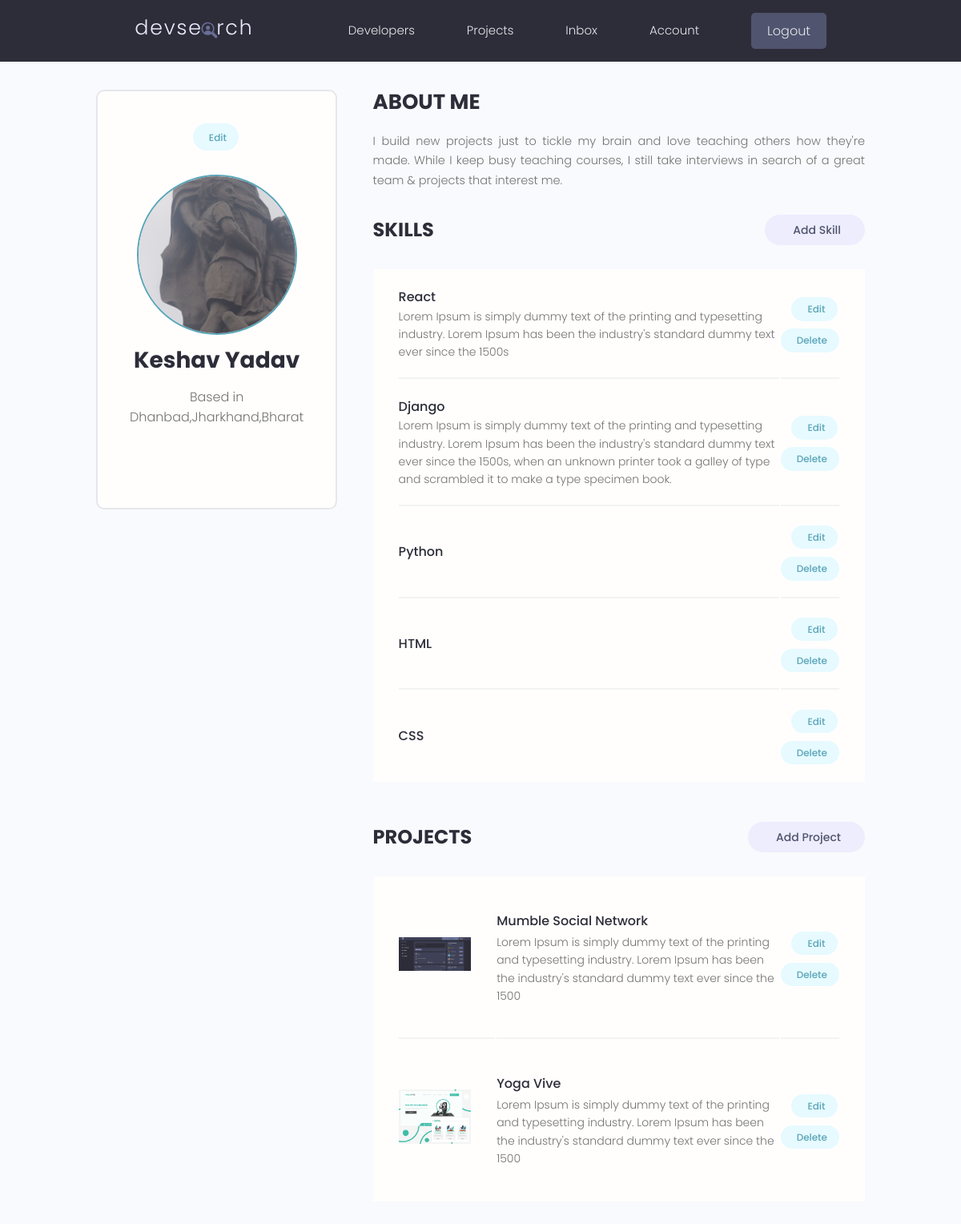
The app's page /account/ (signed in) with its own data.
### users/models.py (models this page shows, shortened)
class Profile(models.Model):
    user = models.OneToOneField(
        User, on_delete=models.CASCADE, null=True, blank=True)
    name = models.CharField(max_length=200, blank=True, null=True)
    email = models.EmailField(max_length=500, blank=True, null=True)
    username = models.CharField(max_length=200, blank=True, null=True)
    location = models.CharField(max_length=200, blank=True, null=True)
    short_intro = models.CharField(max_length=200, blank=True, null=True)
    bio = models.TextField(blank=True, null=True)
    profile_image = models.ImageField(
        null=True, blank=True, upload_to='profiles/', default="profiles/user-default.png")
    social_github = models.CharField(max_length=200, blank=True, null=True)
    social_twitter = models.CharField(max_length=200, blank=True, null=True)
    social_linkedin = models.CharField(max_length=200, blank=True, null=True)
    social_youtube = models.CharField(max_length=200, blank=True, null=True)
    social_website = models.CharField(max_length=200, blank=True, null=True)
    created = models.DateTimeField(auto_now_add=True)
    id = models.UUIDField(default=uuid.uuid4, unique=True,
                          primary_key=True, editable=False)
    class Meta:
        ordering = ['created']
    @property
    def imageURL(self):
        try:
            url = self.profile_image.url
        except:
            url = ''
        return url

class Skill(models.Model):
    owner = models.ForeignKey(
        Profile, on_delete=models.CASCADE, null=True, blank=True)
    name = models.CharField(max_length=200, blank=True, null=True)
    description = models.TextField(null=True, blank=True)
    created = models.DateTimeField(auto_now_add=True)
    id = models.UUIDField(default=uuid.uuid4, unique=True,
                          primary_key=True, editable=False)

### projects/models.py (models this page shows, shortened)
class Project(models.Model):
    owner = models.ForeignKey(
        Profile, null=True, blank=True, on_delete=models.CASCADE)
    title = models.CharField(max_length=200)
    description = models.TextField(null=True, blank=True)
    featured_image = models.ImageField(
        null=True, blank=True, default="default.jpg")
    demo_link = models.CharField(max_length=2000, null=True, blank=True)
    source_link = models.CharField(max_length=2000, null=True, blank=True)
    tags = models.ManyToManyField('Tag', blank=True)
    vote_total = models.IntegerField(default=0, null=True, blank=True)
    vote_ratio = models.IntegerField(default=0, null=True, blank=True)
    created = models.DateTimeField(auto_now_add=True)
    id = models.UUIDField(default=uuid.uuid4, unique=True,
                          primary_key=True, editable=False)
    class Meta:
        ordering = ['-vote_ratio', '-vote_total', 'title']
    @property
    def imageURL(self):
        try:
            url = self.featured_image.url
        except:
            url = ''
        return url

### users/views.py (the view)
# urls.py: path('account/', views.userAccount, name="account"),
@login_required(login_url='login')
def userAccount(request):
    profile = request.user.profile
    skills = profile.skill_set.all()
    projects = profile.project_set.all()
    context = {'profile': profile, 'skills': skills, 'projects': projects}
    return render(request, 'users/account.html', context)

### users/templates/users/account.html (shortened to what this page needs)
{% extends 'main.html' %}
{% block content %}
<main class="settingsPage profile my-md">
  <div class="container">
    <div class="layout">
      <div class="column column--1of3">
        <div class="card text-center">
          <div class="card__body dev">
            <a class="tag tag--pill tag--main settings__btn" href="{% url 'edit-account' %}">
              Edit</a>
            <img class="avatar avatar--xl dev__avatar" src="{{profile.imageURL}}" />
            <h2 class="dev__name">{{profile.name}}</h2>
            <p class="dev__location">Based in {{profile.location}}</p>
          </div>
        </div>
      </div>
      <div class="column column--2of3">
        <div class="devInfo">
          <h3 class="devInfo__title">About Me</h3>
          <p class="devInfo__about">{{profile.bio}}</p>
        </div>
        <div class="settings">
          <h3 class="settings__title">Skills</h3>
          <a class="tag tag--pill tag--sub settings__btn tag--lg" href="{% url 'create-skill' %}"> Add Skill</a>
        </div>
        <table class="settings__table">
          {% for skill in skills %}
          <tr>
            <td class="settings__tableInfo">
              <h4>{{skill.name}}</h4>
              <p>
                {{skill.description}}
              </p>
            </td>
            <td class="settings__tableActions">
              <a class="tag tag--pill tag--main settings__btn" href="{% url 'update-skill' skill.id %}"> Edit</a>
              <a class="tag tag--pill tag--main settings__btn" href="{% url 'delete-skill' skill.id %}?next=/account">
                Delete</a>
            </td>
          </tr>
          {% endfor %}
        </table>
        <div class="settings">
          <h3 class="settings__title">Projects</h3>
          <a class="tag tag--pill tag--sub settings__btn tag--lg" href="{% url 'create-project' %}"> Add Project</a>
        </div>
        <table class="settings__table">
          {% for project in projects %}
          <tr>
            <td class="settings__thumbnail">
              <a href="{% url 'project' project.id %}"><img src="{{project.imageURL}}" alt="Project Thumbnail" /></a>
            </td>
            <td class="settings__tableInfo">
              <a href="{% url 'project' project.id %}">{{project.title}}</a>
              <p>{{project.description|slice:"150"}}</p>
            </td>
            <td class="settings__tableActions">
              <a class="tag tag--pill tag--main settings__btn" href="{% url 'update-project' project.id %}"> Edit</a>
              <a class="tag tag--pill tag--main settings__btn"
                href="{% url 'delete-project'  project.id %}?next=/account">
                Delete</a>
            </td>
          </tr>
          {% endfor %}
        </table>
      </div>
    </div>
  </div>
</main>
{% endblock %}

### static/styles/app.css (style rules this page uses)
:root { --color-sub: #2d2d39; }
.card { border: 2px solid var(--color-light); }
img { width: 100%; }
.profile .card > .dev { padding: 4rem; }
.dev__avatar { display: block; margin: auto; }
.dev__name { color: var(--color-sub); font-size: 2.8rem; font-weight: 700; margin-top: 1rem; margin-bottom: 0.5rem; }
.dev__location { margin-top: 1rem; }
.devInfo { margin-bottom: 3rem; }
.devInfo__title, .devInfo__subtitle { font-size: 2.6rem; color: var(--color-sub); text-transform: uppercase; font-weight: 700; margin-bottom: 1.5rem; }
.devInfo__about, .devSkill__info { font-size: 1.45rem; line-height: 1.7; text-align: justify; }
.settingsPage .dev > .settings__btn { display: inline-block; margin-bottom: 3rem; }
.settings { display: flex; justify-content: space-between; align-items: center; }
.settings__title { font-size: 2.4rem; text-transform: uppercase; font-weight: 700; color: var(--color-sub); }
.settings__table { margin-top: 3rem; margin-bottom: 5rem; padding: 0 3rem; background: var(--color-white); }
.settings__table tr { width: 100%; }
.settings__table tr > td { padding: 2rem 0; }
.settings__table tr:not(:last-child) td { border-bottom: 2px solid var(--color-white-light); }
.settings__thumbnail { width: 23%; min-width: 10rem; }
.settings__thumbnail img { padding-right: 3rem; height: 15rem; object-fit: contain; }
.settings__tableInfo { width: 100%; }
.settings__tableInfo h4, .settings__tableInfo a { padding-right: 1rem; width: auto; font-size: 1.6rem; font-weight: 500; color: var(--color-sub); }
.settings__tableInfo p { font-size: 1.4rem; }
.settings__tableActions { text-align: right; }

### static/uikit/styles/modules/_variables.css (style rules this page uses)
:root { --color-main: #5aa5b9; --color-main-light: #e6faff; --color-sub: #3f4156; --color-sub-light: #51546e; --color-sub-lighter: #ededfd; --color-text: #737373; --color-gray: #8b8b8b; --color-light: #e5e7eb; --color-light-gray: #767676; --color-bg: #f8fafd; --color-white: #fffefd; --color-white-light: #f3f3f3; --color-success: #359e64; --color-success-bg: #def8e8; --color-error: #fc4b0b; --color-error-bg: #fff2ee; --font-base: 'Poppins', arial, helvetica, 'Segoe UI', roboto, ubuntu, sans-serif; --font-monospace: 'Fira Code', 'Courier New', courier, monospace; --font-regular: 300; --font-medium: 500; --font-bold: 700; --generic-shadow: 1px 1px 5px #00000010; --generic-transition: all 0.3s ease-in-out; }

### static/uikit/styles/modules/_base.css (style rules this page uses)
* { margin: 0; padding: 0; box-sizing: border-box; text-rendering: optimizeLegibility; color: inherit; font-size: inherit; }
html { font-size: 50%; }
@media only screen and (min-width: 480px) { html { font-size: 56.25%; } }
@media only screen and (min-width: 1200px) { html { font-size: 62.5%; } }
body { line-height: 1.6; font-weight: 400; font-size: 1.5rem; color: var(--color-text); background-color: var(--color-bg); min-height: 100vh; }

### static/uikit/styles/modules/_typography.css (style rules this page uses)
* { font-family: var(--font-base); }
h2 { font-size: 3.6rem; font-weight: var(--font-bold); }
h3 { font-size: 3.2rem; font-weight: var(--font-medium); }
h4 { font-size: 2.8rem; font-weight: var(--font-medium); }
p, span, strong { font-size: 1.6rem; color: var(--color-text); font-weight: var(--font-regular); }
a { padding-bottom: 2px; text-decoration: none; display: inline-block; color: var(--color-main); font-weight: var(--font-medium); }

### static/uikit/styles/modules/_utilities.css (style rules this page uses)
.container { width: 92%; max-width: 165rem; margin: 0 auto; box-sizing: border-box; }
@media screen and (min-width: 1000px) { .container { width: 90%; } }
@media screen and (min-width: 1200px) { .container { width: 80%; } }
.text-center { text-align: center; }
.my-md { margin: 3rem auto; }

### static/uikit/styles/modules/_avatar.css (style rules this page uses)
.avatar { border-radius: 50%; border: 2px solid var(--color-main); object-fit: cover; }
.avatar--xl { height: 20rem; width: 20rem; }

### static/uikit/styles/modules/_card.css (style rules this page uses)
.card { border-radius: 1rem; background-color: var(--color-white); border: 1.5px solid var(--color-light); width: auto; height: auto; margin-top: 0.5rem; margin-bottom: 0.5rem; overflow: hidden; }
.card__body, .card__header { padding: 2rem 2.5rem; }

### static/uikit/styles/modules/_layout.css (style rules this page uses)
.layout { display: flex; flex-flow: row wrap; justify-content: space-between; }
.layout > .column { margin-bottom: 3rem; }
.layout > .column.column--1of3 { flex-basis: 30%; }
.layout > .column.column--2of3 { flex-basis: 64%; }

### records on screen
Profile: imageURL (picture), name "Keshav Yadav", location "Dhanbad,Jharkhand,Bharat", bio "I build new projects just to tickle my brain and love teaching others how they're made. While I keep busy teaching courses, I still take interviews in search of a great team & projects that interest me."
Skill: name "React", description "Lorem Ipsum is simply dummy text of the printing and typesetting industry. Lorem Ipsum has been the industry's standard dummy text ever since the 1500s"
Skill: name "Django", description "Lorem Ipsum is simply dummy text of the printing and typesetting industry. Lorem Ipsum has been the industry's standard dummy text ever since the 1500s, when an unknown printer took a galley of type and scrambled it to make a type specimen book."
Skill: name "Python"
Skill: name "HTML"
Skill: name "CSS"
Project: imageURL (picture), title "Mumble Social Network", description "Lorem Ipsum is simply dummy text of the printing and typesetting industry. Lorem Ipsum has been the industry's standard dummy text ever since the 1500"
Project: imageURL (picture), title "Yoga Vive", description "Lorem Ipsum is simply dummy text of the printing and typesetting industry. Lorem Ipsum has been the industry's standard dummy text ever since the 1500"
